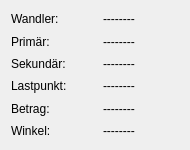
<?xml version="1.0" encoding="UTF-8"?>
<ui version="4.0">
 <class>WMOeViewBase</class>
 <widget class="QDialog" name="WMOeViewBase">
  <property name="geometry">
   <rect>
    <x>0</x>
    <y>0</y>
    <width>190</width>
    <height>150</height>
   </rect>
  </property>
  <property name="sizePolicy">
   <sizepolicy hsizetype="Minimum" vsizetype="Minimum">
    <horstretch>0</horstretch>
    <verstretch>0</verstretch>
   </sizepolicy>
  </property>
  <property name="minimumSize">
   <size>
    <width>190</width>
    <height>140</height>
   </size>
  </property>
  <property name="font">
   <font/>
  </property>
  <property name="windowTitle">
   <string>Eigenfehler</string>
  </property>
  <property name="modal">
   <bool>false</bool>
  </property>
  <layout class="QHBoxLayout">
   <item>
    <layout class="QVBoxLayout">
     <item>
      <widget class="QLabel" name="WandlerLabel">
       <property name="sizePolicy">
        <sizepolicy hsizetype="Minimum" vsizetype="Minimum">
         <horstretch>0</horstretch>
         <verstretch>0</verstretch>
        </sizepolicy>
       </property>
       <property name="frameShape">
        <enum>QFrame::NoFrame</enum>
       </property>
       <property name="text">
        <string>Wandler:</string>
       </property>
       <property name="wordWrap">
        <bool>false</bool>
       </property>
      </widget>
     </item>
     <item>
      <widget class="QLabel" name="PrimLabel">
       <property name="sizePolicy">
        <sizepolicy hsizetype="Minimum" vsizetype="Minimum">
         <horstretch>0</horstretch>
         <verstretch>0</verstretch>
        </sizepolicy>
       </property>
       <property name="frameShape">
        <enum>QFrame::NoFrame</enum>
       </property>
       <property name="text">
        <string>Primär:</string>
       </property>
       <property name="wordWrap">
        <bool>false</bool>
       </property>
      </widget>
     </item>
     <item>
      <widget class="QLabel" name="SecLabel">
       <property name="sizePolicy">
        <sizepolicy hsizetype="Minimum" vsizetype="Minimum">
         <horstretch>0</horstretch>
         <verstretch>0</verstretch>
        </sizepolicy>
       </property>
       <property name="frameShape">
        <enum>QFrame::NoFrame</enum>
       </property>
       <property name="frameShadow">
        <enum>QFrame::Plain</enum>
       </property>
       <property name="text">
        <string>Sekundär:</string>
       </property>
       <property name="wordWrap">
        <bool>false</bool>
       </property>
      </widget>
     </item>
     <item>
      <widget class="QLabel" name="LoadpointLabel">
       <property name="sizePolicy">
        <sizepolicy hsizetype="Minimum" vsizetype="Minimum">
         <horstretch>0</horstretch>
         <verstretch>0</verstretch>
        </sizepolicy>
       </property>
       <property name="frameShape">
        <enum>QFrame::NoFrame</enum>
       </property>
       <property name="text">
        <string>Lastpunkt:</string>
       </property>
       <property name="wordWrap">
        <bool>false</bool>
       </property>
      </widget>
     </item>
     <item>
      <widget class="QLabel" name="AmplLabel">
       <property name="sizePolicy">
        <sizepolicy hsizetype="Minimum" vsizetype="Minimum">
         <horstretch>0</horstretch>
         <verstretch>0</verstretch>
        </sizepolicy>
       </property>
       <property name="frameShape">
        <enum>QFrame::NoFrame</enum>
       </property>
       <property name="text">
        <string>Betrag:</string>
       </property>
       <property name="wordWrap">
        <bool>false</bool>
       </property>
      </widget>
     </item>
     <item>
      <widget class="QLabel" name="PhaseLabel">
       <property name="sizePolicy">
        <sizepolicy hsizetype="Minimum" vsizetype="Minimum">
         <horstretch>0</horstretch>
         <verstretch>0</verstretch>
        </sizepolicy>
       </property>
       <property name="frameShape">
        <enum>QFrame::NoFrame</enum>
       </property>
       <property name="text">
        <string>Winkel:</string>
       </property>
       <property name="wordWrap">
        <bool>false</bool>
       </property>
      </widget>
     </item>
    </layout>
   </item>
   <item>
    <spacer name="spacer4">
     <property name="orientation">
      <enum>Qt::Horizontal</enum>
     </property>
     <property name="sizeType">
      <enum>QSizePolicy::Minimum</enum>
     </property>
     <property name="sizeHint" stdset="0">
      <size>
       <width>10</width>
       <height>20</height>
      </size>
     </property>
    </spacer>
   </item>
   <item>
    <layout class="QVBoxLayout">
     <item>
      <widget class="QLabel" name="WandlerName">
       <property name="sizePolicy">
        <sizepolicy hsizetype="Minimum" vsizetype="Minimum">
         <horstretch>0</horstretch>
         <verstretch>0</verstretch>
        </sizepolicy>
       </property>
       <property name="frameShape">
        <enum>QFrame::NoFrame</enum>
       </property>
       <property name="text">
        <string>--------</string>
       </property>
       <property name="wordWrap">
        <bool>false</bool>
       </property>
      </widget>
     </item>
     <item>
      <widget class="QLabel" name="PrimDisp">
       <property name="sizePolicy">
        <sizepolicy hsizetype="Minimum" vsizetype="Minimum">
         <horstretch>0</horstretch>
         <verstretch>0</verstretch>
        </sizepolicy>
       </property>
       <property name="frameShape">
        <enum>QFrame::NoFrame</enum>
       </property>
       <property name="text">
        <string>--------</string>
       </property>
       <property name="wordWrap">
        <bool>false</bool>
       </property>
      </widget>
     </item>
     <item>
      <widget class="QLabel" name="SekDisp">
       <property name="sizePolicy">
        <sizepolicy hsizetype="Minimum" vsizetype="Minimum">
         <horstretch>0</horstretch>
         <verstretch>0</verstretch>
        </sizepolicy>
       </property>
       <property name="frameShape">
        <enum>QFrame::NoFrame</enum>
       </property>
       <property name="text">
        <string>--------</string>
       </property>
       <property name="wordWrap">
        <bool>false</bool>
       </property>
      </widget>
     </item>
     <item>
      <widget class="QLabel" name="LoadpointDisp">
       <property name="sizePolicy">
        <sizepolicy hsizetype="Minimum" vsizetype="Minimum">
         <horstretch>0</horstretch>
         <verstretch>0</verstretch>
        </sizepolicy>
       </property>
       <property name="frameShape">
        <enum>QFrame::NoFrame</enum>
       </property>
       <property name="text">
        <string>--------</string>
       </property>
       <property name="wordWrap">
        <bool>false</bool>
       </property>
      </widget>
     </item>
     <item>
      <widget class="QLabel" name="AmplDisp">
       <property name="sizePolicy">
        <sizepolicy hsizetype="Minimum" vsizetype="Minimum">
         <horstretch>0</horstretch>
         <verstretch>0</verstretch>
        </sizepolicy>
       </property>
       <property name="frameShape">
        <enum>QFrame::NoFrame</enum>
       </property>
       <property name="text">
        <string>--------</string>
       </property>
       <property name="wordWrap">
        <bool>false</bool>
       </property>
      </widget>
     </item>
     <item>
      <widget class="QLabel" name="PhaseDisp">
       <property name="sizePolicy">
        <sizepolicy hsizetype="Minimum" vsizetype="Minimum">
         <horstretch>0</horstretch>
         <verstretch>0</verstretch>
        </sizepolicy>
       </property>
       <property name="frameShape">
        <enum>QFrame::NoFrame</enum>
       </property>
       <property name="text">
        <string>--------</string>
       </property>
       <property name="wordWrap">
        <bool>false</bool>
       </property>
      </widget>
     </item>
    </layout>
   </item>
  </layout>
 </widget>
 <layoutdefault spacing="6" margin="11"/>
 <pixmapfunction>qPixmapFromMimeSource</pixmapfunction>
 <includes>
  <include location="local">ownerror.h</include>
  <include location="local">widgeom.h</include>
 </includes>
 <resources/>
 <connections/>
</ui>
